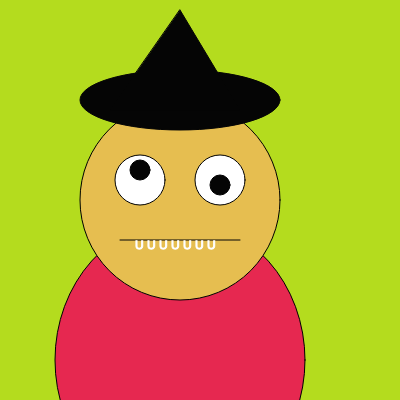
Frame 1 (no input)
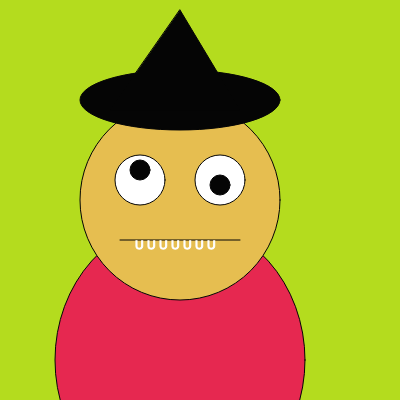
Frame 60 (no input)
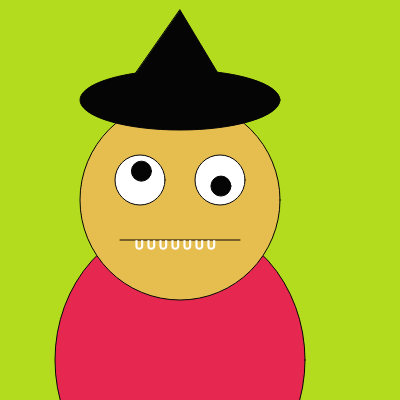
Frame 120 (the mouse pressed at the canvas centre since frame 60)

The p5.js sketch that drew these frames (run headless with seeded random() and noise() and a simulated clock; from frame 60 on, the mouse is pressed at the canvas centre):

// p5.js sketch
// ── sketch.js
function setup() {
  createCanvas(400, 400);
}

function draw() {
  background(180, 220, 30);



  fill(230,40,80);
  ellipse(180, 360, 250,280);
  fill(230,190,80);
  ellipse(180, 200, 200,200);



  fill(255,255,255);

  ellipse(140, 180, 50,50);
  ellipse(220, 180, 50,50);

  fill(255,255,255);

  fill(5,5,5);
  ellipse(mouseX / 140 + 140, mouseY / 170 + 170, 20,20);
  fill(5,5,5);
  ellipse(mouseX / 220 + 220, mouseY / 185 + 185, 20,20);

  fill(5,5,5);

  stroke(5,5,5);
  line(120,240,240,240);
  stroke(255,255,255);
  fill(255,255,255);
  text('U U U U U U U', 135, 249);
  fill(5,5,5);
  stroke(5,5,5);
  ellipse(180, 100, 200,60);
  triangle(180,10,240,110,110,110);
}
